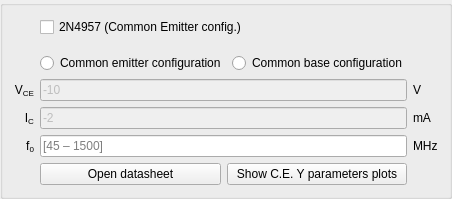
                 <widget class="QGroupBox" name="groupBox_4">
                  <property name="title">
                   <string/>
                  </property>
                  <layout class="QHBoxLayout" name="horizontalLayout_11">
                   <item>
                    <layout class="QGridLayout" name="gridLayout_14">
                     <property name="sizeConstraint">
                      <enum>QLayout::SetDefaultConstraint</enum>
                     </property>
                     <item row="4" column="0">
                      <widget class="QLabel" name="label_166">
                       <property name="text">
                        <string>&lt;html&gt;&lt;head/&gt;&lt;body&gt;&lt;p&gt;I&lt;span style=&quot; vertical-align:sub;&quot;&gt;C&lt;/span&gt;&lt;/p&gt;&lt;/body&gt;&lt;/html&gt;</string>
                       </property>
                       <property name="alignment">
                        <set>Qt::AlignRight|Qt::AlignTrailing|Qt::AlignVCenter</set>
                       </property>
                      </widget>
                     </item>
                     <item row="3" column="0">
                      <widget class="QLabel" name="label_165">
                       <property name="text">
                        <string>&lt;html&gt;&lt;head/&gt;&lt;body&gt;&lt;p&gt;V&lt;span style=&quot; vertical-align:sub;&quot;&gt;CE&lt;/span&gt;&lt;/p&gt;&lt;/body&gt;&lt;/html&gt;</string>
                       </property>
                       <property name="alignment">
                        <set>Qt::AlignRight|Qt::AlignTrailing|Qt::AlignVCenter</set>
                       </property>
                      </widget>
                     </item>
                     <item row="5" column="0">
                      <widget class="QLabel" name="label_118">
                       <property name="sizePolicy">
                        <sizepolicy hsizetype="Minimum" vsizetype="Preferred">
                         <horstretch>0</horstretch>
                         <verstretch>0</verstretch>
                        </sizepolicy>
                       </property>
                       <property name="text">
                        <string>f&lt;sub&gt;0&lt;/sub&gt;</string>
                       </property>
                       <property name="alignment">
                        <set>Qt::AlignRight|Qt::AlignTrailing|Qt::AlignVCenter</set>
                       </property>
                      </widget>
                     </item>
                     <item row="5" column="3">
                      <widget class="QLabel" name="label_8">
                       <property name="text">
                        <string>MHz</string>
                       </property>
                      </widget>
                     </item>
                     <item row="3" column="3">
                      <widget class="QLabel" name="label_37">
                       <property name="text">
                        <string>V</string>
                       </property>
                      </widget>
                     </item>
                     <item row="5" column="1" colspan="2">
                      <widget class="QLineEdit" name="f0_box_2">
                       <property name="placeholderText">
                        <string>[45 – 1500]</string>
                       </property>
                      </widget>
                     </item>
                     <item row="3" column="1" colspan="2">
                      <widget class="QLineEdit" name="vce_box_2">
                       <property name="enabled">
                        <bool>false</bool>
                       </property>
                       <property name="text">
                        <string>-10</string>
                       </property>
                      </widget>
                     </item>
                     <item row="4" column="3">
                      <widget class="QLabel" name="label_38">
                       <property name="text">
                        <string>mA</string>
                       </property>
                      </widget>
                     </item>
                     <item row="4" column="1" colspan="2">
                      <widget class="QLineEdit" name="vce_box_3">
                       <property name="enabled">
                        <bool>false</bool>
                       </property>
                       <property name="text">
                        <string>-2</string>
                       </property>
                      </widget>
                     </item>
                     <item row="0" column="1" colspan="2">
                      <widget class="QCheckBox" name="checkBox">
                       <property name="text">
                        <string>2N4957 (Common Emitter config.)</string>
                       </property>
                      </widget>
                     </item>
                     <item row="6" column="1" colspan="2">
                      <layout class="QHBoxLayout" name="horizontalLayout_10">
                       <item>
                        <widget class="QPushButton" name="open_datasheet_Y_button">
                         <property name="text">
                          <string>Open datasheet</string>
                         </property>
                        </widget>
                       </item>
                       <item>
                        <widget class="QPushButton" name="show_plots_button">
                         <property name="text">
                          <string notr="true">Show C.E. Y parameters plots</string>
                         </property>
                        </widget>
                       </item>
                      </layout>
                     </item>
                     <item row="2" column="2">
                      <widget class="QRadioButton" name="radioButton_CB">
                       <property name="text">
                        <string>Common base configuration</string>
                       </property>
                      </widget>
                     </item>
                     <item row="2" column="1">
                      <widget class="QRadioButton" name="radioButton_CE">
                       <property name="text">
                        <string>Common emitter configuration</string>
                       </property>
                      </widget>
                     </item>
                     <item row="1" column="1">
                      <spacer name="verticalSpacer_6">
                       <property name="orientation">
                        <enum>Qt::Vertical</enum>
                       </property>
                       <property name="sizeType">
                        <enum>QSizePolicy::Fixed</enum>
                       </property>
                       <property name="sizeHint" stdset="0">
                        <size>
                         <width>20</width>
                         <height>10</height>
                        </size>
                       </property>
                      </spacer>
                     </item>
                    </layout>
                   </item>
                  </layout>
                 </widget>
